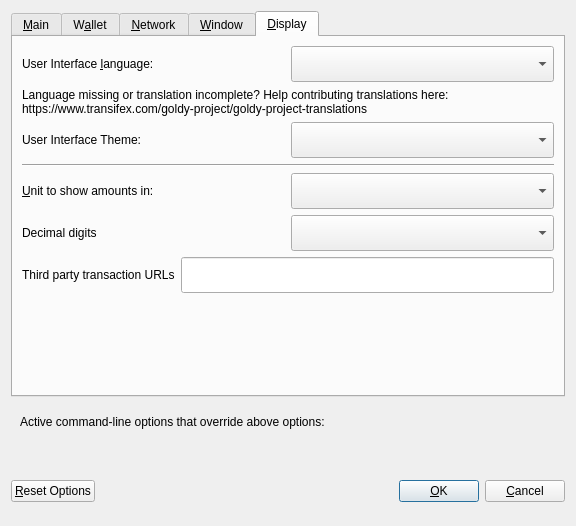
<?xml version="1.0" encoding="UTF-8"?>
<ui version="4.0">
 <class>OptionsDialog</class>
 <widget class="QDialog" name="OptionsDialog">
  <property name="geometry">
   <rect>
    <x>0</x>
    <y>0</y>
    <width>576</width>
    <height>526</height>
   </rect>
  </property>
  <property name="windowTitle">
   <string>Options</string>
  </property>
  <property name="modal">
   <bool>true</bool>
  </property>
  <layout class="QVBoxLayout" name="verticalLayout">
   <item>
    <widget class="QTabWidget" name="tabWidget">
     <property name="currentIndex">
      <number>4</number>
     </property>
     <widget class="QWidget" name="tabMain">
      <attribute name="title">
       <string>&amp;Main</string>
      </attribute>
      <layout class="QVBoxLayout" name="verticalLayout_Main">
       <item>
        <widget class="QCheckBox" name="bitcoinAtStartup">
         <property name="minimumSize">
          <size>
           <width>36</width>
           <height>36</height>
          </size>
         </property>
         <property name="toolTip">
          <string>Automatically start GOLDY COIN after logging in to the system.</string>
         </property>
         <property name="text">
          <string>&amp;Start GOLDY COIN on system login</string>
         </property>
        </widget>
       </item>
       <item>
        <layout class="QHBoxLayout" name="horizontalLayout_2_Main">
         <item>
          <widget class="QLabel" name="databaseCacheLabel">
           <property name="text">
            <string>Size of &amp;database cache</string>
           </property>
           <property name="textFormat">
            <enum>Qt::PlainText</enum>
           </property>
           <property name="buddy">
            <cstring>databaseCache</cstring>
           </property>
          </widget>
         </item>
         <item>
          <widget class="QSpinBox" name="databaseCache">
           <property name="minimumSize">
            <size>
             <width>36</width>
             <height>36</height>
            </size>
           </property>
          </widget>
         </item>
         <item>
          <widget class="QLabel" name="databaseCacheUnitLabel">
           <property name="text">
            <string>MB</string>
           </property>
           <property name="textFormat">
            <enum>Qt::PlainText</enum>
           </property>
          </widget>
         </item>
         <item>
          <spacer name="horizontalSpacer_2_Main">
           <property name="orientation">
            <enum>Qt::Horizontal</enum>
           </property>
           <property name="sizeHint" stdset="0">
            <size>
             <width>40</width>
             <height>20</height>
            </size>
           </property>
          </spacer>
         </item>
        </layout>
       </item>
       <item>
        <layout class="QHBoxLayout" name="horizontalLayout_3_Main">
         <item>
          <widget class="QLabel" name="threadsScriptVerifLabel">
           <property name="text">
            <string>Number of script &amp;verification threads</string>
           </property>
           <property name="textFormat">
            <enum>Qt::PlainText</enum>
           </property>
           <property name="buddy">
            <cstring>threadsScriptVerif</cstring>
           </property>
          </widget>
         </item>
         <item>
          <widget class="QSpinBox" name="threadsScriptVerif">
           <property name="minimumSize">
            <size>
             <width>36</width>
             <height>36</height>
            </size>
           </property>
           <property name="toolTip">
            <string>(0 = auto, &lt;0 = leave that many cores free)</string>
           </property>
          </widget>
         </item>
         <item>
          <spacer name="horizontalSpacer_3_Main">
           <property name="orientation">
            <enum>Qt::Horizontal</enum>
           </property>
           <property name="sizeHint" stdset="0">
            <size>
             <width>40</width>
             <height>20</height>
            </size>
           </property>
          </spacer>
         </item>
        </layout>
       </item>
       <item>
        <spacer name="verticalSpacer_Main">
         <property name="orientation">
          <enum>Qt::Vertical</enum>
         </property>
         <property name="sizeHint" stdset="0">
          <size>
           <width>20</width>
           <height>40</height>
          </size>
         </property>
        </spacer>
       </item>
       <item>
        <layout class="QHBoxLayout" name="horizontalLayout_4_Main">
         <item>
          <widget class="QLabel" name="label">
           <property name="toolTip">
            <string>This setting determines the amount of individual masternodes that an input will be anonymized through.&lt;br/&gt;More rounds of anonymization gives a higher degree of privacy, but also costs more in fees.</string>
           </property>
           <property name="text">
            <string>Obfuscation rounds to use</string>
           </property>
          </widget>
         </item>
         <item>
          <widget class="QSpinBox" name="obfuscationRounds">
           <property name="minimumSize">
            <size>
             <width>36</width>
             <height>36</height>
            </size>
           </property>
           <property name="minimum">
            <number>2</number>
           </property>
           <property name="maximum">
            <number>8</number>
           </property>
           <property name="value">
            <number>4</number>
           </property>
          </widget>
         </item>
        </layout>
       </item>
       <item>
        <layout class="QHBoxLayout" name="horizontalLayout">
         <item>
          <widget class="QLabel" name="label_2">
           <property name="toolTip">
            <string>This amount acts as a threshold to turn off Obfuscation once it's reached.</string>
           </property>
           <property name="statusTip">
            <string notr="true"/>
           </property>
           <property name="whatsThis">
            <string notr="true"/>
           </property>
           <property name="accessibleName">
            <string notr="true"/>
           </property>
           <property name="accessibleDescription">
            <string notr="true"/>
           </property>
           <property name="text">
            <string>Amount of GOLDY COIN to keep anonymized</string>
           </property>
          </widget>
         </item>
         <item>
          <widget class="QSpinBox" name="anonymizeGOLDY">
           <property name="minimumSize">
            <size>
             <width>36</width>
             <height>36</height>
            </size>
           </property>
           <property name="minimum">
            <number>100</number>
           </property>
           <property name="maximum">
            <number>100000</number>
           </property>
           <property name="singleStep">
            <number>100</number>
           </property>
           <property name="value">
            <number>1000</number>
           </property>
          </widget>
         </item>
        </layout>
       </item>
      </layout>
     </widget>
     <widget class="QWidget" name="tabWallet">
      <attribute name="title">
       <string>W&amp;allet</string>
      </attribute>
      <layout class="QVBoxLayout" name="verticalLayout_Wallet">
       <item>
        <widget class="QGroupBox" name="groupBox">
         <property name="title">
          <string>Expert</string>
         </property>
         <layout class="QVBoxLayout" name="verticalLayout_2">
          <item>
           <widget class="QCheckBox" name="coinControlFeatures">
            <property name="minimumSize">
             <size>
              <width>36</width>
              <height>36</height>
             </size>
            </property>
            <property name="toolTip">
             <string>Whether to show coin control features or not.</string>
            </property>
            <property name="text">
             <string>Enable coin &amp;control features</string>
            </property>
           </widget>
          </item>
          <item>
           <widget class="QCheckBox" name="showMasternodesTab">
            <property name="minimumSize">
             <size>
              <width>36</width>
              <height>36</height>
             </size>
            </property>
            <property name="toolTip">
             <string>Show additional tab listing all your masternodes in first sub-tab&lt;br/&gt;and all masternodes on the network in second sub-tab.</string>
            </property>
            <property name="text">
             <string>Show Masternodes Tab</string>
            </property>
           </widget>
          </item>
          <item>
           <widget class="QCheckBox" name="spendZeroConfChange">
            <property name="minimumSize">
             <size>
              <width>36</width>
              <height>36</height>
             </size>
            </property>
            <property name="toolTip">
             <string>If you disable the spending of unconfirmed change, the change from a transaction&lt;br/&gt;cannot be used until that transaction has at least one confirmation.&lt;br/&gt;This also affects how your balance is computed.</string>
            </property>
            <property name="text">
             <string>&amp;Spend unconfirmed change</string>
            </property>
           </widget>
          </item>
         </layout>
        </widget>
       </item>
       <item>
        <spacer name="verticalSpacer_Wallet">
         <property name="orientation">
          <enum>Qt::Vertical</enum>
         </property>
         <property name="sizeHint" stdset="0">
          <size>
           <width>20</width>
           <height>40</height>
          </size>
         </property>
        </spacer>
       </item>
      </layout>
     </widget>
     <widget class="QWidget" name="tabNetwork">
      <attribute name="title">
       <string>&amp;Network</string>
      </attribute>
      <layout class="QVBoxLayout" name="verticalLayout_Network">
       <item>
        <widget class="QCheckBox" name="mapPortUpnp">
         <property name="minimumSize">
          <size>
           <width>36</width>
           <height>36</height>
          </size>
         </property>
         <property name="toolTip">
          <string>Automatically open the GOLDY COIN client port on the router. This only works when your router supports UPnP and it is enabled.</string>
         </property>
         <property name="text">
          <string>Map port using &amp;UPnP</string>
         </property>
        </widget>
       </item>
       <item>
        <widget class="QCheckBox" name="allowIncoming">
         <property name="minimumSize">
          <size>
           <width>36</width>
           <height>36</height>
          </size>
         </property>
         <property name="toolTip">
          <string>Accept connections from outside</string>
         </property>
         <property name="text">
          <string>Allow incoming connections</string>
         </property>
        </widget>
       </item>
       <item>
        <widget class="QCheckBox" name="connectSocks">
         <property name="minimumSize">
          <size>
           <width>36</width>
           <height>36</height>
          </size>
         </property>
         <property name="toolTip">
          <string>Connect to the GOLDY COIN network through a SOCKS5 proxy.</string>
         </property>
         <property name="text">
          <string>&amp;Connect through SOCKS5 proxy (default proxy):</string>
         </property>
        </widget>
       </item>
       <item>
        <layout class="QHBoxLayout" name="horizontalLayout_1_Network">
         <item>
          <widget class="QLabel" name="proxyIpLabel">
           <property name="text">
            <string>Proxy &amp;IP:</string>
           </property>
           <property name="textFormat">
            <enum>Qt::PlainText</enum>
           </property>
           <property name="buddy">
            <cstring>proxyIp</cstring>
           </property>
          </widget>
         </item>
         <item>
          <widget class="QValidatedLineEdit" name="proxyIp">
           <property name="minimumSize">
            <size>
             <width>36</width>
             <height>36</height>
            </size>
           </property>
           <property name="maximumSize">
            <size>
             <width>140</width>
             <height>16777215</height>
            </size>
           </property>
           <property name="toolTip">
            <string>IP address of the proxy (e.g. IPv4: 127.0.0.1 / IPv6: ::1)</string>
           </property>
          </widget>
         </item>
         <item>
          <widget class="QLabel" name="proxyPortLabel">
           <property name="text">
            <string>&amp;Port:</string>
           </property>
           <property name="textFormat">
            <enum>Qt::PlainText</enum>
           </property>
           <property name="buddy">
            <cstring>proxyPort</cstring>
           </property>
          </widget>
         </item>
         <item>
          <widget class="QLineEdit" name="proxyPort">
           <property name="minimumSize">
            <size>
             <width>36</width>
             <height>36</height>
            </size>
           </property>
           <property name="maximumSize">
            <size>
             <width>55</width>
             <height>16777215</height>
            </size>
           </property>
           <property name="toolTip">
            <string>Port of the proxy (e.g. 9050)</string>
           </property>
          </widget>
         </item>
         <item>
          <spacer name="horizontalSpacer_1_Network">
           <property name="orientation">
            <enum>Qt::Horizontal</enum>
           </property>
           <property name="sizeHint" stdset="0">
            <size>
             <width>40</width>
             <height>20</height>
            </size>
           </property>
          </spacer>
         </item>
        </layout>
       </item>
       <item>
        <spacer name="verticalSpacer_Network">
         <property name="orientation">
          <enum>Qt::Vertical</enum>
         </property>
         <property name="sizeHint" stdset="0">
          <size>
           <width>20</width>
           <height>40</height>
          </size>
         </property>
        </spacer>
       </item>
      </layout>
     </widget>
     <widget class="QWidget" name="tabWindow">
      <attribute name="title">
       <string>&amp;Window</string>
      </attribute>
      <layout class="QVBoxLayout" name="verticalLayout_Window">
       <item>
        <widget class="QCheckBox" name="minimizeToTray">
         <property name="minimumSize">
          <size>
           <width>36</width>
           <height>36</height>
          </size>
         </property>
         <property name="toolTip">
          <string>Show only a tray icon after minimizing the window.</string>
         </property>
         <property name="text">
          <string>&amp;Minimize to the tray instead of the taskbar</string>
         </property>
        </widget>
       </item>
       <item>
        <widget class="QCheckBox" name="minimizeOnClose">
         <property name="minimumSize">
          <size>
           <width>36</width>
           <height>36</height>
          </size>
         </property>
         <property name="toolTip">
          <string>Minimize instead of exit the application when the window is closed. When this option is enabled, the application will be closed only after selecting Quit in the menu.</string>
         </property>
         <property name="text">
          <string>M&amp;inimize on close</string>
         </property>
        </widget>
       </item>
       <item>
        <spacer name="verticalSpacer_Window">
         <property name="orientation">
          <enum>Qt::Vertical</enum>
         </property>
         <property name="sizeHint" stdset="0">
          <size>
           <width>20</width>
           <height>40</height>
          </size>
         </property>
        </spacer>
       </item>
      </layout>
     </widget>
     <widget class="QWidget" name="tabDisplay">
      <attribute name="title">
       <string>&amp;Display</string>
      </attribute>
      <layout class="QVBoxLayout" name="verticalLayout_Display">
       <item>
        <layout class="QHBoxLayout" name="horizontalLayout_1_Display">
         <item>
          <widget class="QLabel" name="langLabel">
           <property name="text">
            <string>User Interface &amp;language:</string>
           </property>
           <property name="textFormat">
            <enum>Qt::PlainText</enum>
           </property>
           <property name="buddy">
            <cstring>lang</cstring>
           </property>
          </widget>
         </item>
         <item>
          <widget class="QValueComboBox" name="lang">
           <property name="minimumSize">
            <size>
             <width>36</width>
             <height>36</height>
            </size>
           </property>
           <property name="toolTip">
            <string>The user interface language can be set here. This setting will take effect after restarting GOLDY COIN.</string>
           </property>
          </widget>
         </item>
        </layout>
       </item>
       <item>
        <widget class="QLabel" name="label_3">
         <property name="toolTip">
          <string notr="true"/>
         </property>
         <property name="statusTip">
          <string notr="true"/>
         </property>
         <property name="whatsThis">
          <string notr="true"/>
         </property>
         <property name="accessibleName">
          <string notr="true"/>
         </property>
         <property name="text">
          <string>Language missing or translation incomplete? Help contributing translations here:
https://www.transifex.com/goldy-project/goldy-project-translations</string>
         </property>
         <property name="wordWrap">
          <bool>true</bool>
         </property>
         <property name="openExternalLinks">
          <bool>true</bool>
         </property>
         <property name="textInteractionFlags">
          <set>Qt::TextBrowserInteraction</set>
         </property>
        </widget>
       </item>
       <item>
        <layout class="QHBoxLayout" name="horizontalLayout_4_Display" stretch="0,0">
         <item>
          <widget class="QLabel" name="themeLabel">
           <property name="text">
            <string>User Interface Theme:</string>
           </property>
          </widget>
         </item>
         <item>
          <widget class="QValueComboBox" name="theme">
           <property name="minimumSize">
            <size>
             <width>36</width>
             <height>36</height>
            </size>
           </property>
          </widget>
         </item>
        </layout>
       </item>
       <item>
        <widget class="Line" name="line">
         <property name="orientation">
          <enum>Qt::Horizontal</enum>
         </property>
        </widget>
       </item>
       <item>
        <layout class="QHBoxLayout" name="horizontalLayout_2_Display">
         <item>
          <widget class="QLabel" name="unitLabel">
           <property name="text">
            <string>&amp;Unit to show amounts in:</string>
           </property>
           <property name="textFormat">
            <enum>Qt::PlainText</enum>
           </property>
           <property name="buddy">
            <cstring>unit</cstring>
           </property>
          </widget>
         </item>
         <item>
          <widget class="QValueComboBox" name="unit">
           <property name="minimumSize">
            <size>
             <width>36</width>
             <height>36</height>
            </size>
           </property>
           <property name="toolTip">
            <string>Choose the default subdivision unit to show in the interface and when sending coins.</string>
           </property>
          </widget>
         </item>
        </layout>
       </item>
       <item>
        <layout class="QHBoxLayout" name="horizontalLayout_5_Display">
         <item>
          <widget class="QLabel" name="digitsLabel">
           <property name="text">
            <string>Decimal digits</string>
           </property>
          </widget>
         </item>
         <item>
          <widget class="QValueComboBox" name="digits">
           <property name="minimumSize">
            <size>
             <width>36</width>
             <height>36</height>
            </size>
           </property>
          </widget>
         </item>
        </layout>
       </item>
       <item>
        <layout class="QHBoxLayout" name="horizontalLayout_3_Display">
         <item>
          <widget class="QLabel" name="thirdPartyTxUrlsLabel">
           <property name="toolTip">
            <string>Third party URLs (e.g. a block explorer) that appear in the transactions tab as context menu items. %s in the URL is replaced by transaction hash. Multiple URLs are separated by vertical bar |.</string>
           </property>
           <property name="text">
            <string>Third party transaction URLs</string>
           </property>
           <property name="buddy">
            <cstring>thirdPartyTxUrls</cstring>
           </property>
          </widget>
         </item>
         <item>
          <widget class="QLineEdit" name="thirdPartyTxUrls">
           <property name="minimumSize">
            <size>
             <width>36</width>
             <height>36</height>
            </size>
           </property>
           <property name="toolTip">
            <string>Third party URLs (e.g. a block explorer) that appear in the transactions tab as context menu items. %s in the URL is replaced by transaction hash. Multiple URLs are separated by vertical bar |.</string>
           </property>
          </widget>
         </item>
        </layout>
       </item>
       <item>
        <spacer name="verticalSpacer">
         <property name="orientation">
          <enum>Qt::Vertical</enum>
         </property>
         <property name="sizeHint" stdset="0">
          <size>
           <width>20</width>
           <height>40</height>
          </size>
         </property>
        </spacer>
       </item>
      </layout>
     </widget>
    </widget>
   </item>
   <item>
    <widget class="QFrame" name="frame">
     <layout class="QVBoxLayout" name="verticalLayout_Bottom">
      <item>
       <layout class="QHBoxLayout" name="horizontalLayout_Bottom">
        <item>
         <widget class="QLabel" name="overriddenByCommandLineInfoLabel">
          <property name="text">
           <string>Active command-line options that override above options:</string>
          </property>
          <property name="textFormat">
           <enum>Qt::PlainText</enum>
          </property>
         </widget>
        </item>
        <item>
         <spacer name="horizontalSpacer_Bottom">
          <property name="orientation">
           <enum>Qt::Horizontal</enum>
          </property>
          <property name="sizeHint" stdset="0">
           <size>
            <width>40</width>
            <height>20</height>
           </size>
          </property>
         </spacer>
        </item>
       </layout>
      </item>
      <item>
       <widget class="QLabel" name="overriddenByCommandLineLabel">
        <property name="text">
         <string/>
        </property>
        <property name="textFormat">
         <enum>Qt::PlainText</enum>
        </property>
        <property name="wordWrap">
         <bool>true</bool>
        </property>
       </widget>
      </item>
     </layout>
    </widget>
   </item>
   <item>
    <layout class="QHBoxLayout" name="horizontalLayout_Buttons">
     <item>
      <widget class="QPushButton" name="resetButton">
       <property name="toolTip">
        <string>Reset all client options to default.</string>
       </property>
       <property name="text">
        <string>&amp;Reset Options</string>
       </property>
       <property name="autoDefault">
        <bool>false</bool>
       </property>
      </widget>
     </item>
     <item>
      <spacer name="horizontalSpacer_1">
       <property name="orientation">
        <enum>Qt::Horizontal</enum>
       </property>
       <property name="sizeHint" stdset="0">
        <size>
         <width>40</width>
         <height>48</height>
        </size>
       </property>
      </spacer>
     </item>
     <item>
      <widget class="QLabel" name="statusLabel">
       <property name="minimumSize">
        <size>
         <width>200</width>
         <height>0</height>
        </size>
       </property>
       <property name="font">
        <font>
         <weight>75</weight>
         <bold>true</bold>
        </font>
       </property>
       <property name="text">
        <string/>
       </property>
       <property name="textFormat">
        <enum>Qt::PlainText</enum>
       </property>
       <property name="wordWrap">
        <bool>true</bool>
       </property>
      </widget>
     </item>
     <item>
      <spacer name="horizontalSpacer_2">
       <property name="orientation">
        <enum>Qt::Horizontal</enum>
       </property>
       <property name="sizeHint" stdset="0">
        <size>
         <width>40</width>
         <height>48</height>
        </size>
       </property>
      </spacer>
     </item>
     <item>
      <widget class="QPushButton" name="okButton">
       <property name="text">
        <string>&amp;OK</string>
       </property>
       <property name="autoDefault">
        <bool>false</bool>
       </property>
       <property name="default">
        <bool>true</bool>
       </property>
      </widget>
     </item>
     <item>
      <widget class="QPushButton" name="cancelButton">
       <property name="text">
        <string>&amp;Cancel</string>
       </property>
       <property name="autoDefault">
        <bool>false</bool>
       </property>
      </widget>
     </item>
    </layout>
   </item>
  </layout>
 </widget>
 <customwidgets>
  <customwidget>
   <class>QValidatedLineEdit</class>
   <extends>QLineEdit</extends>
   <header>qvalidatedlineedit.h</header>
  </customwidget>
  <customwidget>
   <class>QValueComboBox</class>
   <extends>QComboBox</extends>
   <header>qvaluecombobox.h</header>
  </customwidget>
 </customwidgets>
 <resources/>
 <connections/>
</ui>
